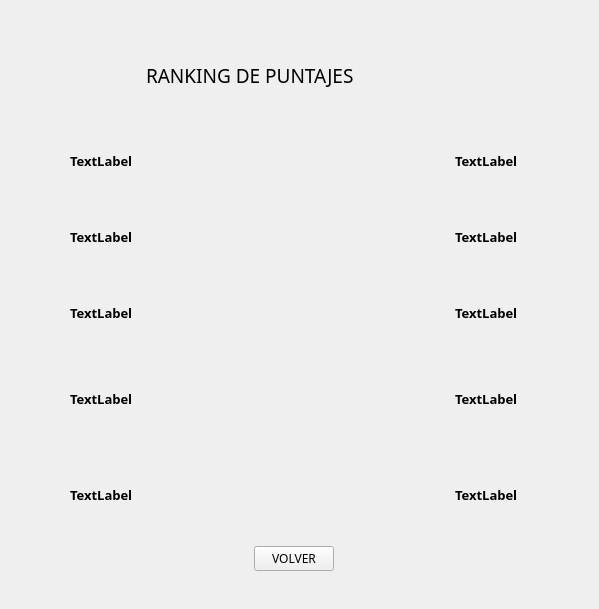
<?xml version="1.0" encoding="UTF-8"?>
<ui version="4.0">
 <class>Form</class>
 <widget class="QWidget" name="Form">
  <property name="geometry">
   <rect>
    <x>0</x>
    <y>0</y>
    <width>599</width>
    <height>609</height>
   </rect>
  </property>
  <property name="sizePolicy">
   <sizepolicy hsizetype="Ignored" vsizetype="Ignored">
    <horstretch>0</horstretch>
    <verstretch>0</verstretch>
   </sizepolicy>
  </property>
  <property name="maximumSize">
   <size>
    <width>599</width>
    <height>609</height>
   </size>
  </property>
  <property name="windowTitle">
   <string>Form</string>
  </property>
  <widget class="QWidget" name="gridLayoutWidget">
   <property name="geometry">
    <rect>
     <x>40</x>
     <y>30</y>
     <width>521</width>
     <height>541</height>
    </rect>
   </property>
   <layout class="QGridLayout" name="gridLayout">
    <item row="6" column="0">
     <layout class="QHBoxLayout" name="horizontalLayout_4">
      <property name="leftMargin">
       <number>30</number>
      </property>
      <property name="rightMargin">
       <number>30</number>
      </property>
      <item>
       <widget class="QLabel" name="usuario3">
        <property name="font">
         <font>
          <family>Microsoft YaHei</family>
          <pointsize>10</pointsize>
          <weight>75</weight>
          <bold>true</bold>
         </font>
        </property>
        <property name="text">
         <string>TextLabel</string>
        </property>
       </widget>
      </item>
      <item>
       <spacer name="horizontalSpacer_3">
        <property name="orientation">
         <enum>Qt::Horizontal</enum>
        </property>
        <property name="sizeHint" stdset="0">
         <size>
          <width>40</width>
          <height>20</height>
         </size>
        </property>
       </spacer>
      </item>
      <item>
       <widget class="QLabel" name="puntaje3">
        <property name="font">
         <font>
          <family>Microsoft YaHei</family>
          <pointsize>10</pointsize>
          <weight>75</weight>
          <bold>true</bold>
         </font>
        </property>
        <property name="text">
         <string>TextLabel</string>
        </property>
       </widget>
      </item>
     </layout>
    </item>
    <item row="4" column="0">
     <layout class="QHBoxLayout" name="horizontalLayout">
      <property name="leftMargin">
       <number>30</number>
      </property>
      <property name="rightMargin">
       <number>30</number>
      </property>
      <item>
       <widget class="QLabel" name="usuario1">
        <property name="font">
         <font>
          <family>Microsoft YaHei</family>
          <pointsize>10</pointsize>
          <weight>75</weight>
          <italic>false</italic>
          <bold>true</bold>
          <underline>false</underline>
         </font>
        </property>
        <property name="text">
         <string>TextLabel</string>
        </property>
       </widget>
      </item>
      <item>
       <spacer name="horizontalSpacer">
        <property name="orientation">
         <enum>Qt::Horizontal</enum>
        </property>
        <property name="sizeHint" stdset="0">
         <size>
          <width>40</width>
          <height>20</height>
         </size>
        </property>
       </spacer>
      </item>
      <item>
       <widget class="QLabel" name="puntaje1">
        <property name="font">
         <font>
          <family>Microsoft YaHei</family>
          <pointsize>10</pointsize>
          <weight>75</weight>
          <bold>true</bold>
          <underline>false</underline>
          <strikeout>false</strikeout>
          <kerning>true</kerning>
         </font>
        </property>
        <property name="text">
         <string>TextLabel</string>
        </property>
       </widget>
      </item>
     </layout>
    </item>
    <item row="8" column="0">
     <layout class="QHBoxLayout" name="horizontalLayout_6">
      <property name="leftMargin">
       <number>30</number>
      </property>
      <property name="rightMargin">
       <number>30</number>
      </property>
      <item>
       <widget class="QLabel" name="usuario5">
        <property name="font">
         <font>
          <family>Microsoft YaHei</family>
          <pointsize>10</pointsize>
          <weight>75</weight>
          <bold>true</bold>
         </font>
        </property>
        <property name="text">
         <string>TextLabel</string>
        </property>
       </widget>
      </item>
      <item>
       <spacer name="horizontalSpacer_5">
        <property name="orientation">
         <enum>Qt::Horizontal</enum>
        </property>
        <property name="sizeHint" stdset="0">
         <size>
          <width>40</width>
          <height>20</height>
         </size>
        </property>
       </spacer>
      </item>
      <item>
       <widget class="QLabel" name="puntaje5">
        <property name="font">
         <font>
          <family>Microsoft YaHei</family>
          <pointsize>10</pointsize>
          <weight>75</weight>
          <bold>true</bold>
         </font>
        </property>
        <property name="text">
         <string>TextLabel</string>
        </property>
       </widget>
      </item>
     </layout>
    </item>
    <item row="7" column="0">
     <layout class="QHBoxLayout" name="horizontalLayout_5">
      <property name="leftMargin">
       <number>30</number>
      </property>
      <property name="rightMargin">
       <number>30</number>
      </property>
      <item>
       <widget class="QLabel" name="usuario4">
        <property name="font">
         <font>
          <family>Microsoft YaHei</family>
          <pointsize>10</pointsize>
          <weight>75</weight>
          <bold>true</bold>
         </font>
        </property>
        <property name="text">
         <string>TextLabel</string>
        </property>
       </widget>
      </item>
      <item>
       <spacer name="horizontalSpacer_4">
        <property name="orientation">
         <enum>Qt::Horizontal</enum>
        </property>
        <property name="sizeHint" stdset="0">
         <size>
          <width>40</width>
          <height>20</height>
         </size>
        </property>
       </spacer>
      </item>
      <item>
       <widget class="QLabel" name="puntaje4">
        <property name="font">
         <font>
          <family>Microsoft YaHei</family>
          <pointsize>10</pointsize>
          <weight>75</weight>
          <bold>true</bold>
         </font>
        </property>
        <property name="text">
         <string>TextLabel</string>
        </property>
       </widget>
      </item>
     </layout>
    </item>
    <item row="0" column="0">
     <layout class="QHBoxLayout" name="horizontalLayout_7">
      <item>
       <widget class="QLabel" name="foto1_2">
        <property name="sizePolicy">
         <sizepolicy hsizetype="Minimum" vsizetype="Minimum">
          <horstretch>0</horstretch>
          <verstretch>0</verstretch>
         </sizepolicy>
        </property>
        <property name="maximumSize">
         <size>
          <width>100</width>
          <height>100</height>
         </size>
        </property>
        <property name="text">
         <string/>
        </property>
        <property name="pixmap">
         <pixmap>../sprites/Elementos de juego/sol.png</pixmap>
        </property>
        <property name="scaledContents">
         <bool>true</bool>
        </property>
       </widget>
      </item>
      <item>
       <widget class="QLabel" name="label_5">
        <property name="font">
         <font>
          <family>MS Gothic</family>
          <pointsize>14</pointsize>
         </font>
        </property>
        <property name="text">
         <string>RANKING DE PUNTAJES</string>
        </property>
       </widget>
      </item>
      <item>
       <widget class="QLabel" name="foto1_3">
        <property name="sizePolicy">
         <sizepolicy hsizetype="Minimum" vsizetype="Minimum">
          <horstretch>0</horstretch>
          <verstretch>0</verstretch>
         </sizepolicy>
        </property>
        <property name="maximumSize">
         <size>
          <width>100</width>
          <height>100</height>
         </size>
        </property>
        <property name="text">
         <string/>
        </property>
        <property name="pixmap">
         <pixmap>../sprites/Elementos de juego/sol.png</pixmap>
        </property>
        <property name="scaledContents">
         <bool>true</bool>
        </property>
       </widget>
      </item>
     </layout>
    </item>
    <item row="6" column="1">
     <widget class="QLabel" name="foto3">
      <property name="sizePolicy">
       <sizepolicy hsizetype="Maximum" vsizetype="Maximum">
        <horstretch>0</horstretch>
        <verstretch>0</verstretch>
       </sizepolicy>
      </property>
      <property name="maximumSize">
       <size>
        <width>70</width>
        <height>70</height>
       </size>
      </property>
      <property name="text">
       <string/>
      </property>
      <property name="pixmap">
       <pixmap>../sprites/Plantas/papa_1.png</pixmap>
      </property>
      <property name="scaledContents">
       <bool>true</bool>
      </property>
     </widget>
    </item>
    <item row="5" column="1">
     <widget class="QLabel" name="foto2">
      <property name="enabled">
       <bool>true</bool>
      </property>
      <property name="sizePolicy">
       <sizepolicy hsizetype="Minimum" vsizetype="Minimum">
        <horstretch>0</horstretch>
        <verstretch>0</verstretch>
       </sizepolicy>
      </property>
      <property name="maximumSize">
       <size>
        <width>70</width>
        <height>70</height>
       </size>
      </property>
      <property name="text">
       <string/>
      </property>
      <property name="pixmap">
       <pixmap>../sprites/Plantas/lanzaguisantes_1.png</pixmap>
      </property>
      <property name="scaledContents">
       <bool>true</bool>
      </property>
     </widget>
    </item>
    <item row="5" column="0">
     <layout class="QHBoxLayout" name="horizontalLayout_3">
      <property name="leftMargin">
       <number>30</number>
      </property>
      <property name="rightMargin">
       <number>30</number>
      </property>
      <item>
       <widget class="QLabel" name="usuario2">
        <property name="font">
         <font>
          <family>Microsoft YaHei</family>
          <pointsize>10</pointsize>
          <weight>75</weight>
          <bold>true</bold>
         </font>
        </property>
        <property name="text">
         <string>TextLabel</string>
        </property>
       </widget>
      </item>
      <item>
       <spacer name="horizontalSpacer_2">
        <property name="orientation">
         <enum>Qt::Horizontal</enum>
        </property>
        <property name="sizeHint" stdset="0">
         <size>
          <width>40</width>
          <height>20</height>
         </size>
        </property>
       </spacer>
      </item>
      <item>
       <widget class="QLabel" name="puntaje2">
        <property name="font">
         <font>
          <family>Microsoft YaHei</family>
          <pointsize>10</pointsize>
          <weight>75</weight>
          <bold>true</bold>
         </font>
        </property>
        <property name="text">
         <string>TextLabel</string>
        </property>
       </widget>
      </item>
     </layout>
    </item>
    <item row="4" column="1">
     <widget class="QLabel" name="foto1">
      <property name="sizePolicy">
       <sizepolicy hsizetype="Minimum" vsizetype="Minimum">
        <horstretch>0</horstretch>
        <verstretch>0</verstretch>
       </sizepolicy>
      </property>
      <property name="maximumSize">
       <size>
        <width>70</width>
        <height>70</height>
       </size>
      </property>
      <property name="text">
       <string/>
      </property>
      <property name="pixmap">
       <pixmap>../sprites/Plantas/girasol_1.png</pixmap>
      </property>
      <property name="scaledContents">
       <bool>true</bool>
      </property>
     </widget>
    </item>
    <item row="9" column="0">
     <layout class="QHBoxLayout" name="horizontalLayout_2">
      <item>
       <widget class="QPushButton" name="boton_volver">
        <property name="sizePolicy">
         <sizepolicy hsizetype="Maximum" vsizetype="Fixed">
          <horstretch>0</horstretch>
          <verstretch>0</verstretch>
         </sizepolicy>
        </property>
        <property name="font">
         <font>
          <family>Microsoft JhengHei</family>
         </font>
        </property>
        <property name="text">
         <string>VOLVER</string>
        </property>
       </widget>
      </item>
     </layout>
    </item>
   </layout>
  </widget>
  <widget class="QLabel" name="fondo">
   <property name="geometry">
    <rect>
     <x>0</x>
     <y>0</y>
     <width>601</width>
     <height>611</height>
    </rect>
   </property>
   <property name="font">
    <font>
     <pointsize>10</pointsize>
    </font>
   </property>
   <property name="text">
    <string/>
   </property>
   <property name="pixmap">
    <pixmap>../sprites/Fondos/fondoMenu.png</pixmap>
   </property>
   <property name="scaledContents">
    <bool>true</bool>
   </property>
  </widget>
  <zorder>fondo</zorder>
  <zorder>gridLayoutWidget</zorder>
 </widget>
 <resources/>
 <connections/>
</ui>
